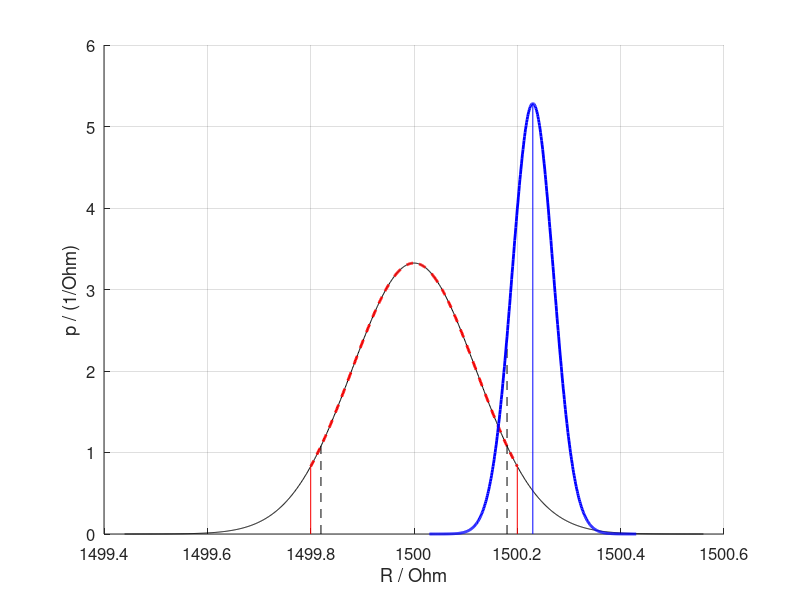
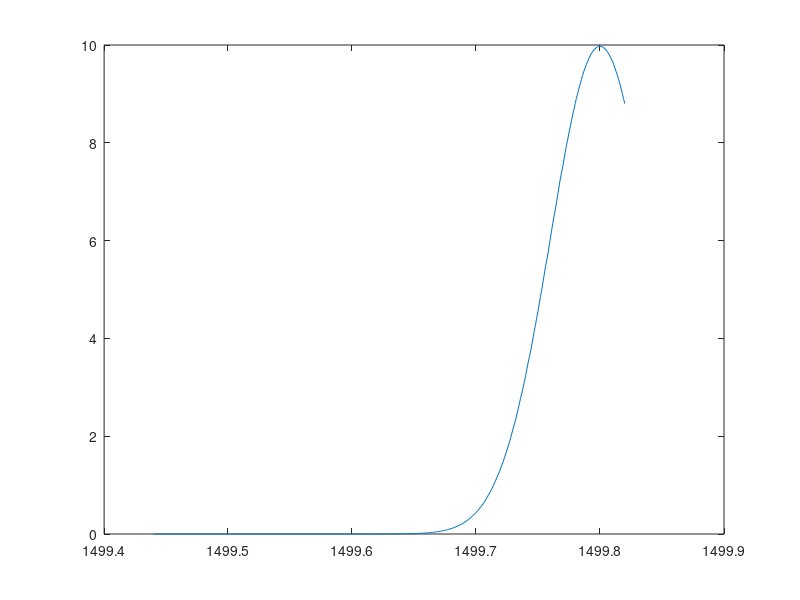

MATLAB code for these plots, in order:
function konform_tst_plt()
  step = 0.001;

% ----
  y0 = 1500;
  s0 = 0.12;
  T_L = 1499.80;
  T_U = 1500.20;
  A_L = 1499.82;
  A_U = 1500.18;
  s1 = (T_U - T_L) / (2 * 1.96)
  mininf = T_L - 3*s0;
  maxinf = T_U + 3*s0;

%  s0 = s1;
  y = [T_L:step:T_U];
  prior = step * exp(-0.5*((y - y0) / s0).^2) / (s0 * sqrt(2*pi));
  p_c = sum(prior)

% inspection device - instrument uncertainty
  s_insp = 0.04;


  yall = [mininf:step:maxinf];
  resistor_distri = exp(-0.5*((yall - y0) / s0).^2) / (s0 * sqrt(2*pi));
  p_TL = exp(-0.5*((T_L - y0) / s0).^2) / (s0 * sqrt(2*pi));
  p_TU = exp(-0.5*((T_U - y0) / s0).^2) / (s0 * sqrt(2*pi));
  p_AL = exp(-0.5*((A_L - y0) / s0).^2) / (s0 * sqrt(2*pi));
  p_AU = exp(-0.5*((A_U - y0) / s0).^2) / (s0 * sqrt(2*pi));

  x1 = T_U + 0.03;
  x = [x1-5*s_insp:step:x1+5*s_insp];
  p_insp = (exp(-0.5*((x - x1) / s_insp).^2) / (s_insp * sqrt(2*pi))) * ...
     (exp(-0.5*((x1 - y0) / s0).^2) / (s0 * sqrt(2*pi)));
  hlp = (1 / (s_insp * sqrt(2*pi))) * ...
     (exp(-0.5*((x1 - y0) / s0).^2) / (s0 * sqrt(2*pi)));
  hlpAU = (exp(-0.5*((A_U - x1) / s_insp).^2) / (s_insp * sqrt(2*pi))) * ...
     (exp(-0.5*((x1 - y0) / s0).^2) / (s0 * sqrt(2*pi)));
  figure(301);
   hold on;
#  area(y, prior/step);
  plot(yall, resistor_distri, 'k-');
  plot(y, prior/step, 'r--', 'linewidth', 2);
  plot([T_L T_L], [0 p_TL], 'r-');
  plot([T_U T_U], [0 p_TU], 'r-');
  plot([A_L A_L], [0 p_AL], 'k--');
  plot([A_U A_U], [0 hlpAU], 'k--');
  plot(x, p_insp, 'b-', 'linewidth', 2);
  plot([x1 x1], [0, hlp], 'b-')
  grid on;
  xlabel('R / Ohm', 'fontsize', 14);
  ylabel('p / (1/Ohm)', 'fontsize', 14);
  set(gca, 'fontsize', 12);
  hold off;
  print(301, 'Konsumentenrisiko_x0p03.svg', '-dsvg');
%
% ---
% --- producer risk:
  x_L = [mininf:step:A_L]'; %'
  x_U = [A_U:step:maxinf]'; %'

  figure(102);
  plot(x_L, exp(-0.5 * ((x_L - T_L) / s_insp).^2) / (s_insp * sqrt(2*pi)))
  n_y = length(y);
  n_xL = length(x_L);
  n_xU = length(x_U);
  likeli_L = exp(-0.5 * ((x_L * ones(1,n_y) - ones(n_xL,1) * y) / s_insp).^2) ...
             * step / (s_insp * sqrt(2*pi));
  likeli_U = exp(-0.5 * ((x_U * ones(1,n_y) - ones(n_xU,1) * y) / s_insp).^2) ...
             * step / (s_insp * sqrt(2*pi));

  posterior_L = (ones(n_xL,1)*prior) .* likeli_L;
  posterior_U = (ones(n_xU,1)*prior) .* likeli_U;
  sum_L = sum(posterior_L(:))
  sum_U = sum(posterior_U(:))
  sum_L + sum_U

%-------
% consumer risk

  x = [A_L:step:A_U]'; %'
  y_L = [mininf:step:T_L];
  y_U = [T_U:step:maxinf];
  n_x = length(x);
  n_yL = length(y_L);
  n_yU = length(y_U);
  prior_L = step * ones(n_x,1) * exp(-0.5*((y_L - y0) / s0).^2) / (s0 * sqrt(2*pi));
  prior_U = step * ones(n_x,1) * exp(-0.5*((y_U - y0) / s0).^2) / (s0 * sqrt(2*pi));
  likeli_L = exp(-0.5 * ((x * ones(1,n_yL) - ones(n_x,1) * y_L) / s_insp).^2) ...
             * step / (s_insp * sqrt(2*pi));
  likeli_U = exp(-0.5 * ((x * ones(1,n_yU) - ones(n_x,1) * y_U) / s_insp).^2) ...
             * step / (s_insp * sqrt(2*pi));
  posterior_L = prior_L .* likeli_L;
  posterior_U = prior_U .* likeli_U;
  sum_L = sum(posterior_L(:))
  sum_U = sum(posterior_U(:))
  sum_L + sum_U
end
